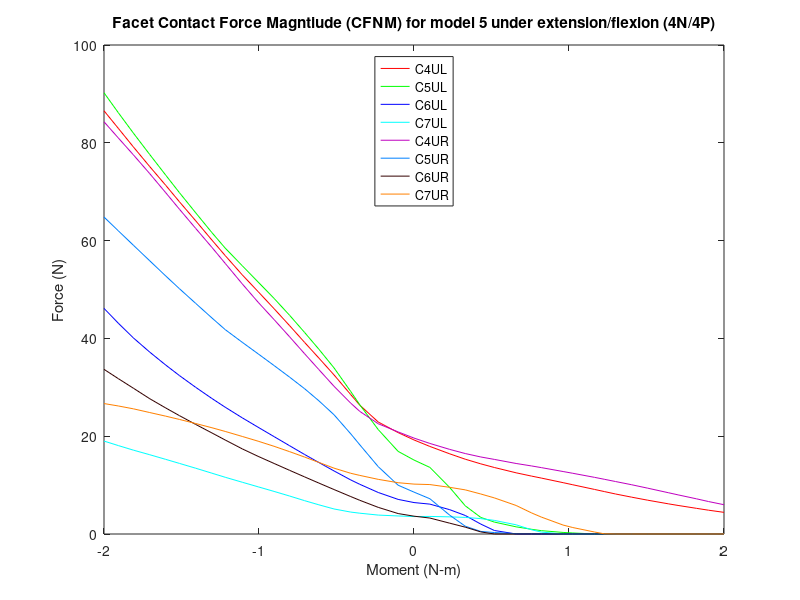

This chart was generated by the following MATLAB code:
%% Facet contact force magnitude (N)
%model5_LatSlide_Tether/4n &4p

clear all;
%% 4P
figure (16)

c4ulxp=[2 2.05126 2.11533 2.16533 2.21533 2.25908 2.32939 2.37939 2.41064 2.48096 2.51221 2.58252 2.61377 2.65013 2.70227 2.75401 2.82172 2.85179 2.91104 2.95017 3 ]-2;
c4ulyp=[19.2335 17.9047 16.393 15.2964 14.3476 13.6028 12.5146 11.8393 11.4391 10.4994 10.0703 9.11244 8.68134 8.18316 7.5317 6.9128 6.15765 5.84049 5.25101 4.86811 4.42854];

c4urxp=[2 2.05126 2.11533 2.16533 2.21533 2.25908 2.32939 2.37939 2.41064 2.48096 2.51221 2.58252 2.61377 2.65013 2.70227 2.75401 2.82172 2.85179 2.91104 2.95017 3 ]-2;
c4uryp=[19.6155 18.5191 17.3003 16.4547 15.755 15.2576 14.4224 13.9166 13.5772 12.7774 12.418 11.5835 11.1925 10.7312 10.0718 9.37094 8.42606 8.00397 7.19653 6.63642 5.98997 ];

c5ulxp=[2 2.05126 2.11533 2.16533 2.21533 2.25908 2.32939 2.37939 2.41064 2.48096 2.51221 2.58252 2.61377 2.65013 2.70227 2.75401 2.82172 2.85179 2.91104 2.95017 3 ]-2;
c5ulyp=[15.1248 13.6176 9.50322 5.76849 3.39586 2.43861 1.4665 0.962134 0.685888 0.320943 0.213753 0.00612509 0.00400791 0.00382318 0.00363199 0.00343183 0.00319134 0.00308659 0.00290176 0.00278545 0.00264316 ];

c5urxp=[2 2.05126 2.11533 2.16533 2.21533 2.25908 2.32939 2.37939 2.41064 2.48096 2.51221 2.58252 2.61377 2.65013 2.70227 2.75401 2.82172 2.85179 2.91104 2.95017 3 ]-2;
c5uryp=[8.56516 7.20876 3.84375 1.59383 0.526055 0.302847 0.0586155 0.00534518 0.00490914 0.00449382 0.0044327 0.00428292 0.0042197 0.00414973 0.00406006 0.00397992 0.00385959 0.00380311 0.00368806 0.00361006 0.00350822];

c6ulxp=[2 2.05126 2.11533 2.16533 2.21533 2.25908 2.32939 2.37939 2.41064 2.48096 2.51221 2.58252 2.61377 2.65013 2.70227 2.75401 2.82172 2.85179 2.91104 2.95017 3 ]-2;
c6ulyp=[6.43052 6.10992 4.97124 3.78958 2.03057 0.720387 0.00520779 0.00483889 0.00464202 0.00434526 0.00424574 0.00404574 0.00395921 0.00385667 0.00369105 0.00353327 0.00339997 0.00335029 0.0032578 0.0031982 0.00312932 ];

c6urxp=[2 2.05126 2.11533 2.16533 2.21533 2.25908 2.32939 2.37939 2.41064 2.48096 2.51221 2.58252 2.61377 2.65013 2.70227 2.75401 2.82172 2.85179 2.91104 2.95017 3 ]-2;
c6uryp=[3.64472 3.26341 2.21249 1.40046 0.427966 0.00467567 0.00382282 0.00358852 0.00345826 0.00320115 0.00308595 0.00282741 0.00271307 0.00259275 0.00245059 0.00233723 0.00223808 0.00219483 0.00210469 0.00204641 0.00197547];

c7ulxp=[2 2.05126 2.11533 2.16533 2.21533 2.25908 2.32939 2.37939 2.41064 2.48096 2.51221 2.58252 2.61377 2.65013 2.70227 2.75401 2.82172 2.85179 2.91104 2.95017 3 ]-2;
c7ulyp=[3.56497 3.59402 3.50694 3.39587 3.14637 2.78374 1.88183 0.861132 0.3971 0.00512347 0.00486676 0.00422218 0.00392398 0.0035746 0.00323247 0.00309253 0.00304632 0.00303593 0.00302483 0.00302664 0.00303901  ];

c7urxp=[2 2.05126 2.11533 2.16533 2.21533 2.25908 2.32939 2.37939 2.41064 2.48096 2.51221 2.58252 2.61377 2.65013 2.70227 2.75401 2.82172 2.85179 2.91104 2.95017 3 ]-2;
c7uryp=[10.2044 10.1096 9.54349 9.02611 8.18418 7.38732 5.83505 4.30693 3.46588 1.82822 1.32135 0.404723 0.0401962 0.00401572 0.00376997 0.00356782 0.0033876 0.00331272 0.00316862 0.00307424 0.00296025 ];

%% 4N

c4ulxn=-1*[2 2.05126 2.11533 2.17471 2.20404 2.25806 2.30703 2.35279 2.40109 2.45138 2.50274 2.55389 2.60894 2.65187 2.70418 2.75649 2.80083 2.85242 2.90526 2.95387 3]+2;
c4ulyn=[19.2335 20.7369 22.9018 26.3351 28.5054 32.538 35.9908 39.1706 42.5922 46.0754 49.5586 52.9838 56.9313 60.1069 64.0495 67.9269 71.3018 75.131 79.1597 82.9595 86.5461];

c4urxn=-1*[2 2.05126 2.11533 2.17471 2.20404 2.25806 2.30703 2.35279 2.40109 2.45138 2.50274 2.55389 2.60894 2.65187 2.70418 2.75649 2.80083 2.85242 2.90526 2.95387 3]+2;
c4uryn=[19.6155 20.8787 22.5456 25.0669 26.7552 30.2114 33.6337 36.858 40.312 43.8499 47.3887 51.1407 55.3383 58.6149 62.4898 66.4052 69.7918 73.6924 77.542 80.9926 84.2999];

c5ulxn=-1*[2 2.05126 2.11533 2.17471 2.20404 2.25806 2.30703 2.35279 2.40109 2.45138 2.50274 2.55389 2.60894 2.65187 2.70418 2.75649 2.80083 2.85242 2.90526 2.95387 3]+2;
c5ulyn=[15.1248 16.9003 21.3516 26.4062 29.1323 33.9783 37.7984 41.206 44.712 48.1819 51.5237 54.853 58.4591 61.6334 65.6862 69.788 73.3803 77.6002 81.989 86.1607 90.2319];

c5urxn=-1*[2 2.05126 2.11533 2.17471 2.20404 2.25806 2.30703 2.35279 2.40109 2.45138 2.50274 2.55389 2.60894 2.65187 2.70418 2.75649 2.80083 2.85242 2.90526 2.95387 3]+2;
c5uryn=[8.56516 9.9802 13.7689 18.2319 20.4824 24.3912 27.25 29.7062 32.069 34.4511 36.841 39.199 41.7935 44.1825 47.1599 50.1549 52.7636 55.8701 59.058 62.0043 64.8183];

c6ulxn=-1*[2 2.05126 2.11533 2.17471 2.20404 2.25806 2.30703 2.35279 2.40109 2.45138 2.50274 2.55389 2.60894 2.65187 2.70418 2.75649 2.80083 2.85242 2.90526 2.95387 3]+2;
c6ulyn=[6.43052 7.07762 8.48964 10.1603 11.0546 12.9008 14.6251 16.257 18.0448 19.9152 21.828 23.7542 25.9247 27.7112 29.994 32.393 34.5482 37.1937 40.1033 43.109 46.1443 ];

c6urxn=-1*[2 2.05126 2.11533 2.17471 2.20404 2.25806 2.30703 2.35279 2.40109 2.45138 2.50274 2.55389 2.60894 2.65187 2.70418 2.75649 2.80083 2.85242 2.90526 2.95387 3]+2;
c6uryn=[3.64472 4.18117 5.44683 6.88887 7.65548 9.09423 10.4204 11.6758 13.0149 14.4264 15.8775 17.4045 19.2224 20.6652 22.4085 24.1982 25.7719 27.6649 29.8162 31.7733 33.6731 ];

c7ulxn=-1*[2 2.05126 2.11533 2.17471 2.20404 2.25806 2.30703 2.35279 2.40109 2.45138 2.50274 2.55389 2.60894 2.65187 2.70418 2.75649 2.80083 2.85242 2.90526 2.95387 3]+2;
c7ulyn=[3.56497 3.69082 3.86883 4.25382 4.48434 5.12067 5.97203 6.81533 7.76178 8.70904 9.64808 10.5845 11.601 12.4364 13.4522 14.4354 15.2628 16.2113 17.151 18.0848 19.0053 ];

c7urxn=-1*[2 2.05126 2.11533 2.17471 2.20404 2.25806 2.30703 2.35279 2.40109 2.45138 2.50274 2.55389 2.60894 2.65187 2.70418 2.75649 2.80083 2.85242 2.90526 2.95387 3]+2;
c7uryn=[10.2044 10.4895 11.1757 11.9833 12.4181 13.4676 14.6404 15.7335 16.8352 17.9362 18.9787 19.9482 20.9741 21.7304 22.5961 23.4269 24.0986 24.8378 25.5998 26.1847 26.676];
%% left

c4xl=2*[flip(c4ulxn(2:21)),c4ulxp];
c4yl=[flip(c4ulyn(2:21)),c4ulyp];
a=plot(c4xl,c4yl,'r');
hold on

c5xl=2*[flip(c5ulxn(2:21)),c5ulxp];
c5yl=[flip(c5ulyn(2:21)),c5ulyp];
b=plot(c5xl,c5yl,'g');
hold on

c6xl=2*[flip(c6ulxn(2:21)),c6ulxp];
c6yl=[flip(c6ulyn(2:21)),c6ulyp];
c=plot(c6xl,c6yl,'b');
hold on

c7xl=2*[flip(c7ulxn(2:21)),c7ulxp];
c7yl=[flip(c7ulyn(2:21)),c7ulyp];
d=plot(c7xl,c7yl,'c');
hold on
%% Right

c4xr=2*[flip(c4urxn(2:21)),c4urxp];
c4yr=[flip(c4uryn(2:21)),c4uryp];
e=plot(c4xr,c4yr,'color',[0.75, 0, 0.75]);
hold on

c5xr=2*[flip(c5urxn(2:21)),c5urxp];
c5yr=[flip(c5uryn(2:21)),c5uryp];
f=plot(c5xr,c5yr,'color',[0 0.5 1]);
hold on

c6xr=2*[flip(c6urxn(2:21)),c6urxp];
c6yr=[flip(c6uryn(2:21)),c6uryp];
g=plot(c6xr,c6yr,'color',[0.2 0 0]);
hold on

c7xr=2*[flip(c7urxn(2:21)),c7urxp];
c7yr=[flip(c7uryn(2:21)),c7uryp];
h=plot(c7xr,c7yr,'color',[1 .5 0]);

leg=[a,b,c,d,e,f,g,h];
title('Facet Contact Force Magntiude (CFNM) for model 5 under extension/flexion (4N/4P)')
xlabel('Moment (N-m)')
ylabel('Force (N)')
legend(leg,'C4UL','C5UL','C6UL','C7UL','C4UR','C5UR','C6UR','C7UR','location','north')
